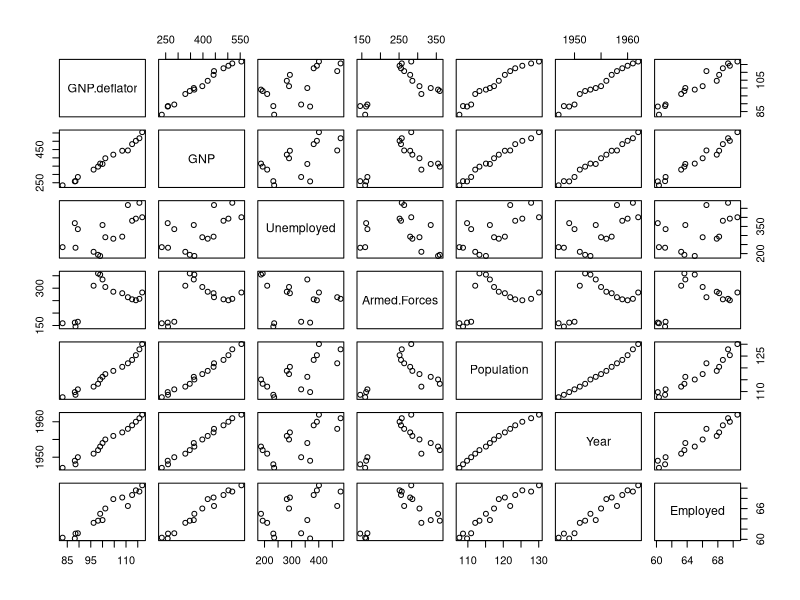
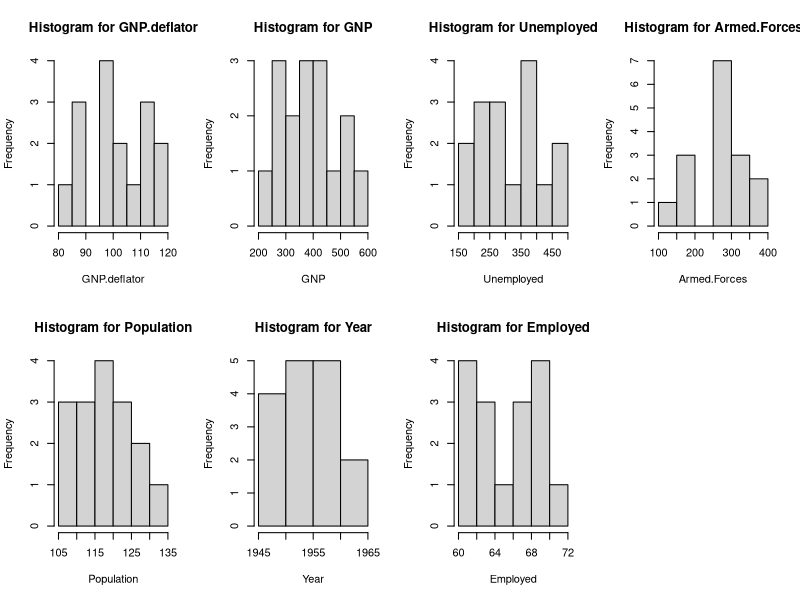
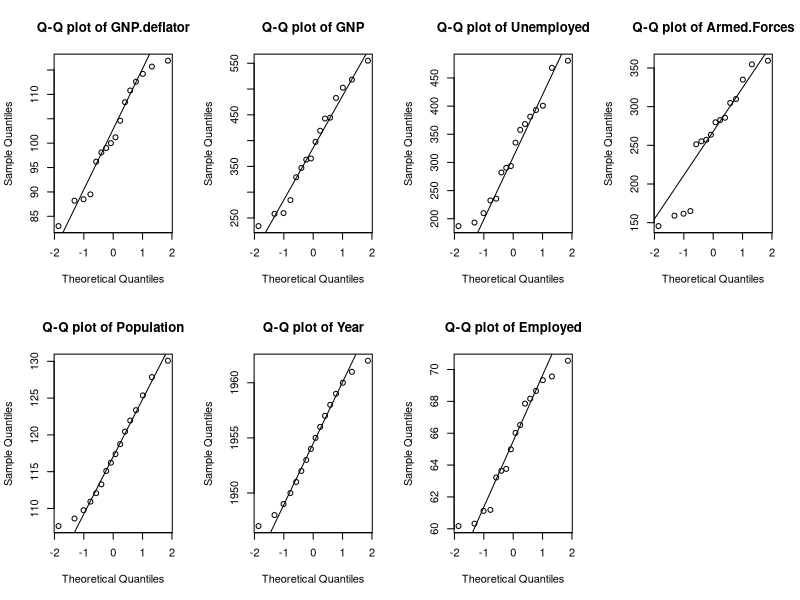
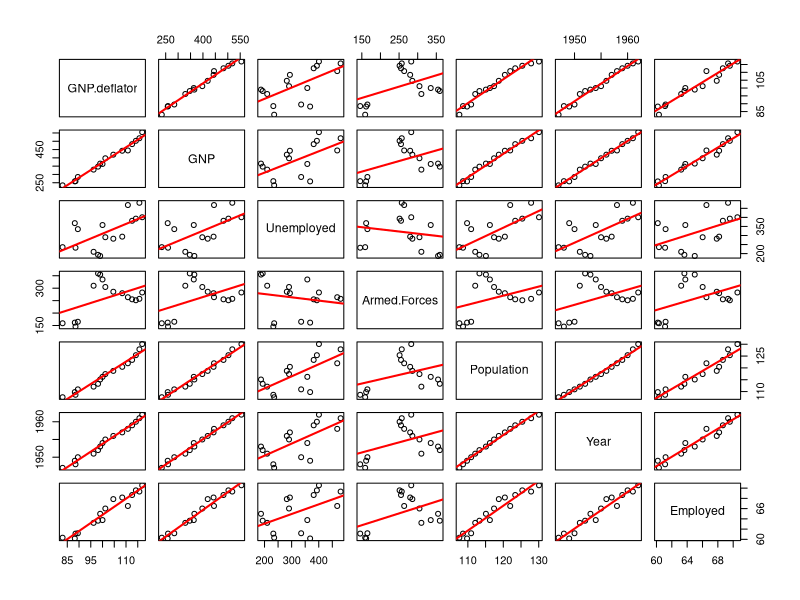

Reproduce these figures in R, in order.
# Determine the number of variables in the set using the command already known to you longley data;
ncol(longley)
# Use the command you already know to determine the sample size in a data set longley;
nrow(longley)

# Summarize simple statistics (descriptive analysis).
summary(longley)

# Use the cor(longley) function to get the correlation matrix and explain it.
cor_matrix <- cor(longley)
cor_matrix

# The correlation matrix shows the correlation coefficients between pairs of
# variables in the dataset. A high positive correlation coefficient (close to 1)
# indicates a strong positive linear relationship between the variables,
# while a high negative correlation coefficient (close to -1) indicates a strong
# negative linear relationship. A correlation coefficient close to 0 suggests
# a weak or no linear relationship between the variables.

# Support your explanations with graphs.
# To create a scatterplot matrix to visualize the relationships between variables, use the pairs() function:
pairs(longley)

# Check for normal distribution of variables from the longley dataset;
for (column in colnames(longley)) {
	print(paste("Shapiro-Wilk test for", column))
	print(shapiro.test(longley[[column]]))
}

# Substantiate the obtained results graphically.
# visualize the distribution of the variables
par(mfrow = c(2, 4))
for (column in colnames(longley)) {
	hist(longley[[column]], main = paste("Histogram for", column), xlab = column)
}

par(mfrow = c(2, 4))
for (column in colnames(longley)) {
	qqnorm(longley[[column]], main = paste("Q-Q plot of", column))
	qqline(longley[[column]])
}


# This code will display the Spearman correlation matrix for the longley dataset in the console,
# showing the strength and direction of the monotonic relationships between each pair of variables.
# The scatter plot matrix will visualize the relationships between the variables, with a linear regression
# line (in red) representing the best-fitting linear relationship for each pair of variables.

# Calculate the Spearman correlation matrix
cor_matrix <- cor(longley, method="spearman")
print(cor_matrix)

# Create scatterplot matrix with linear regression lines
pairs(longley, panel = function(x, y, ...){
  points(x, y, ...)
  abline(lm(y ~ x), col="red", lwd=2)
})





